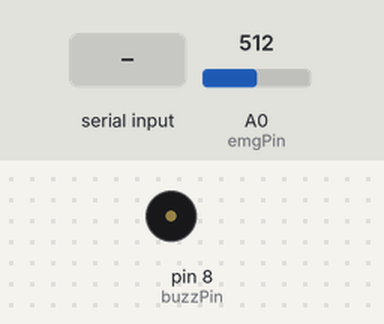
Bench run of a sketch on a simulated Arduino Uno, built with avr-gcc and run on an emulated ATmega328P. Shown: buzzer (waves = sounding). The test bench sets the inputs (shaded band); at power-on: A0 (emgPin) = 512. What the sketch prints to the serial monitor is not drawn.

Above: at 1.2 s.
1.3 s: "Sleepy\n" received over Serial
At 2.1 s:
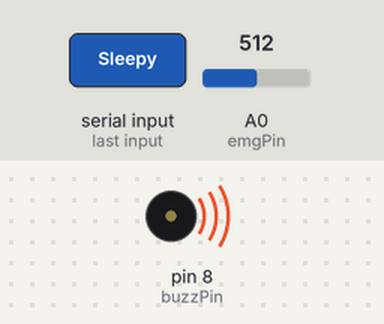
4.3 s: A0 (emgPin) set to 410
Timing chart, 0 to 8.0 s (numbered marks = the images above; inputs shaded):
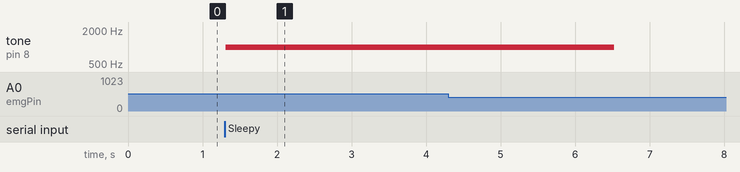

Measured:
- after the input at 1.3 s, tone on pin 8 (buzzPin): silent → 1000 Hz at once

The sketch:

testEMG.ino
```cpp
int emgVal = 0;
int count = 0;
const int emgPin = A0;
const int buzzPin = 8;
const int thres = 400;
const int time = 500;
int buzzFlag = 0;
void setup() {
  // put your setup code here, to run once:
  Serial.begin(9600);
  pinMode(buzzPin, OUTPUT);
}

void loop() {
  // put your main code here, to run repeatedly:
  if (Serial.available() > 0) {
    String input = Serial.readStringUntil('\n'); // Read until newline character
    if (input == "Sleepy") {
      buzzFlag = 1;
      count = 0;
    }
  }

  Serial.println(analogRead(emgPin));
  if (buzzFlag == 1) {
    tone(buzzPin, 1000);
  }
  if (analogRead(emgPin) > thres) {
    count++;
  }
  if (count > time) {
    buzzFlag = 0;
    noTone(buzzPin);
  }
  delay(10);
}
```
